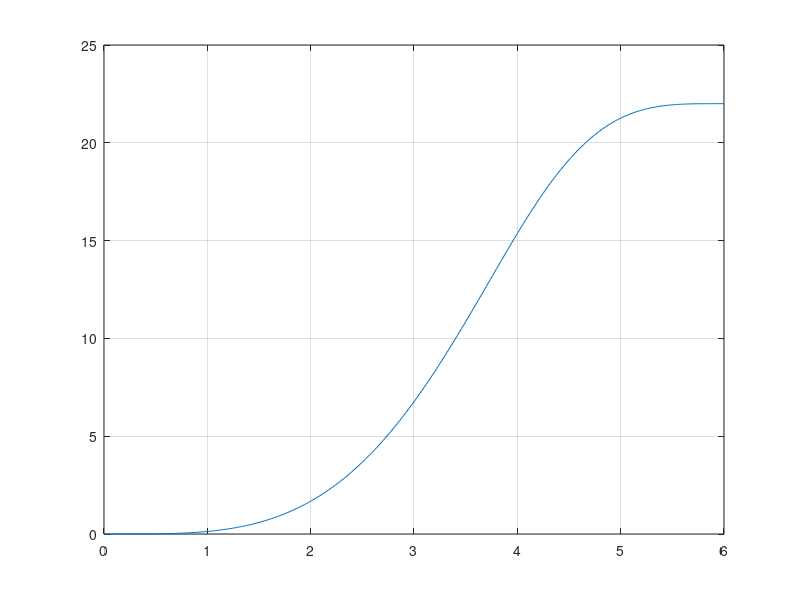

Write the MATLAB code that produced this figure.
clear all;

%% set parameters here
    t0 = 0;
    T = 2;   % segment duration
    kr = 4; % derivative order
    frame = 100;    % number of frames
    num_st = 4; % number of constrained states
            
    % [states_start states_end]
    segments0 = [0 0 0 0 4 3 0 0;
                  4 3 0 0 11 0 0 0
                  11 0 0 0 22 0 0 0
                  ];
            
    num_seg = size(segments0,1);
    dim = size(segments0,2)/(num_st*2);
    ts = t0:T:T*num_seg;

%%  matrix initial

    % induced params
    N = 2*kr -1;
    path = zeros(frame*num_seg+1,4);

    % Q
    Q0 = zeros(N+1,N+1);
    Ad0 = zeros((num_st*2)*num_seg*dim,(N+1)*num_seg);   % mellinger method
    Ad1 = zeros((num_st*2)*num_seg*dim,(N+1)*num_seg);    % unconstarined QP method
    f = zeros((N+1)*num_seg,1);
    poly0 = zeros(num_seg*(N+1),1);
    %poly = zeros(frame*num_seg+1,dim+1);

    for i=kr+1:N+1
        for j = kr+1:N+1
            Q0(i,j) = ((i-1)*(i-2)*(i-3)*(i-4)*(j-1)*(j-2)*(j-3)*(j-4)/(i+j-9))*T^(i+j-9);
        end
    end
    
    %find constraint matrix Ad
    for is = 1:num_seg
        for k=0:3
            for i=k:N
                Ad1(1+k +(is-1)*2*kr,i+1+(is-1)*(N+1)) = (factorial(i)/factorial(i-k))*ts(is)^(i-k);    % start states
                Ad1(1+k +(is-0.5)*2*kr,i+1+(is-1)*(N+1)) = (factorial(i)/factorial(i-k))*ts(is+1)^(i-k);    % end states
            end
        end
        segments1(1,(N+1)*(is-1)+1:(N+1)*is) = segments0(is,1:end);  % just for x now
    end
    
    %% mellinger method
%     Ad1 = Ad0; 
%     Q1 = kron(eye(num_seg),Q0); 
%     poly1 = poly0; segments1 =
%     zeros(1,num_st*2*dim*num_seg); path1 = zeros(frame*num_seg+1,2);
% 
%     for is = 1:num_seg
%         for k=0:3
%             for i=k:N
%                 Ad1(1+k +(is-1)*2*kr,i+1+(is-1)*(N+1)) =
%                 (factorial(i)/factorial(i-k))*ts(is)^(i-k);    % start
%                 states Ad1(1+k +(is-0.5)*2*kr,i+1+(is-1)*(N+1)) =
%                 (factorial(i)/factorial(i-k))*ts(is+1)^(i-k);    % end
%                 states
%             end
%         end
%                 segments1(1,(N+1)*(is-1)+1:(N+1)*is) =
%                 segments0(is,1:end);  % just for x now
% 
%     end
%     
%     poly1 = quadprog(Q1,f,[],[],Ad1,segments1');
%     
%     for is = 1:num_seg
%         for index=1+(is-1)*frame:frame+(is-1)*frame
%             t = ts(is) +(index-1-(is-1)*frame)*T/frame; for i=0:N   % x
%             path
%                 path1(index,1) = t; path1(index,2) = poly1(i+1+(is-1)*
%                 (N+1))*t^(i) + path1(index,2);  %x
%             end
%         end
%     end path1(frame*num_seg+1,:) = [t+T/frame segments1(1,end-num_st+1)];
    
    %% unconstained method
    Q2 = kron(eye(num_seg),Q0); 
    Ad2 = Ad1;
    segments2 = segments1;
    path2 = zeros(frame*num_seg+1,2);
    
    % find d
    df = [0 0 0 0 22 0 0 0]';
    
    % selection matrix C
    Ct = zeros(num_seg*2*kr,(num_seg+1)*kr);
    Ct(1:4,1:4) = eye(4);
    Ct(end-3:end,5:8) = eye(4);
    
    Ct_0 = [eye(4);eye(4)];
    Ct(5:end-4,9:end) = kron(eye(2),Ct_0);
    
%     Ct(13:16,5:8) =eye(4);
    
    % find R
    R = Ct.'*inv(Ad2).'*Q2*inv(Ad2)*Ct;
    R_pp = R(9:end,9:end);
    R_fp = R(1:8,9:end);


    % solver
    dp_star = -inv(R_pp)*R_fp'*df;
    dp = conj(dp_star);
    d_st = Ct *[df;dp];
    poly2 = inv(Ad2) * d_st;
    
    % calculate trajectory
    for is = 1:num_seg
        for index=1+(is-1)*frame:frame+(is-1)*frame
            t = ts(is) +(index-1-(is-1)*frame)*T/frame;
            for i=0:N   % x path
                path2(index,1) = t;
                path2(index,2) = poly2(i+1+(is-1)* (N+1))*t^(i) + path2(index,2);  %x
            end
        end
    end
    path2(frame*num_seg+1,:) = [t+T/frame segments1(1,end-num_st+1)];
    
    %% plot tools
    
%     plot(path1(:,1),path1(:,2));
%     hold on;
    plot(path2(:,1),path2(:,2));
    grid on;

    